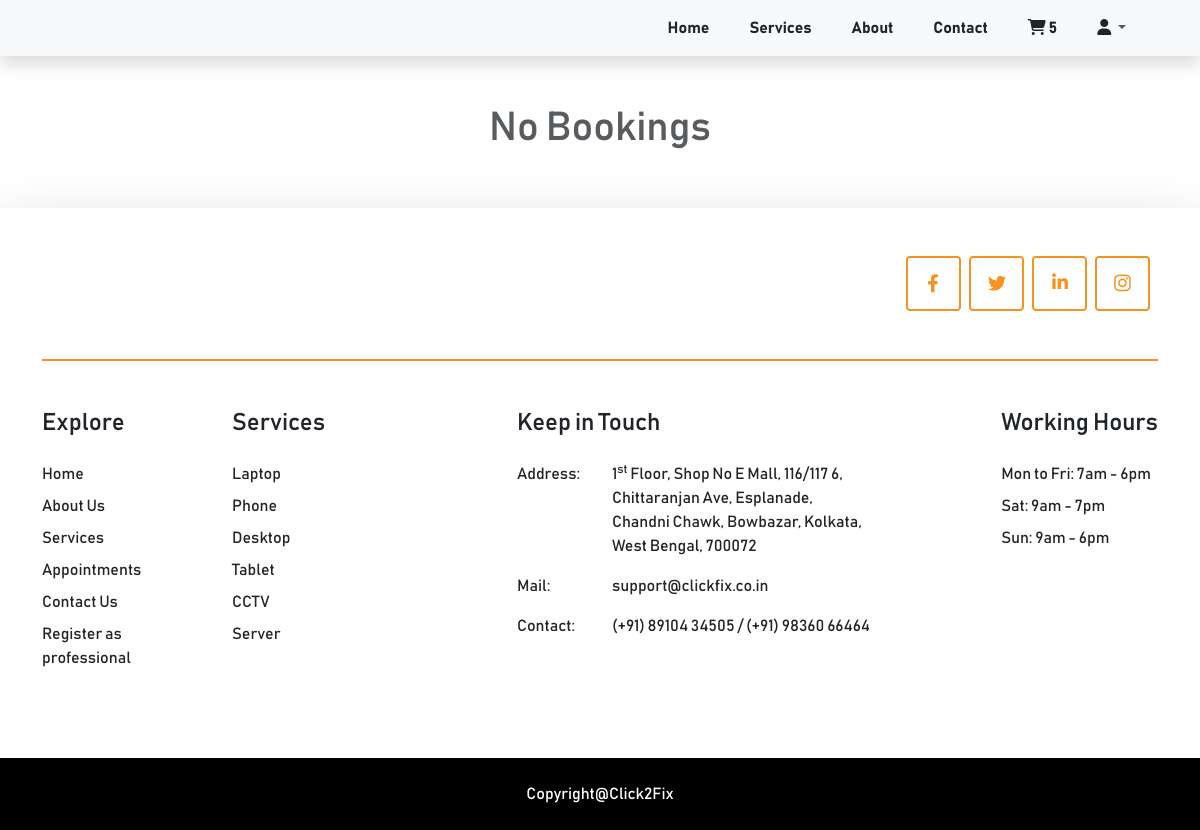
/bookings/ (signed in), run on an earlier commit of the app's database.
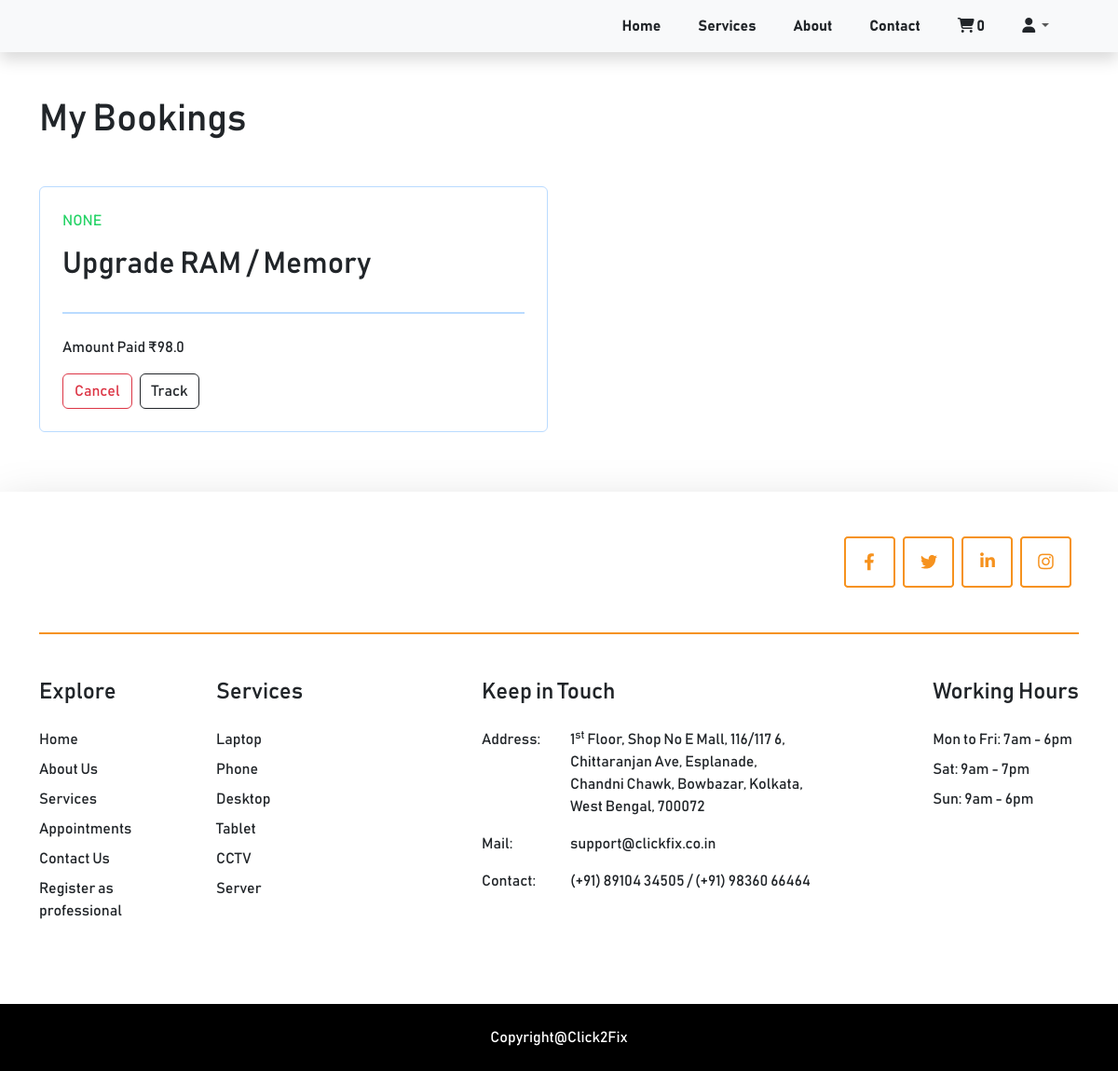
And on a later commit of the database.
### cart/models.py (models this page shows, shortened)
class Cart(models.Model):
    class Meta:
        verbose_name_plural = 'Cart'
    user = models.ForeignKey(Profile, on_delete=models.CASCADE, null=True, blank=True)
    session_id = models.CharField(max_length=100, null=True, blank=True)
    cart_cost = models.FloatField(default=0.0)
    created_at = models.DateTimeField(auto_now_add=True)
    updated_at = models.DateTimeField(auto_now=True)
    @property
    def num_of_items(self):
        cartitems = self.cartitems.all()
        quantity =  sum([item.quantity for item in cartitems])
        return quantity

class CartItem(models.Model):
    class Meta:
        verbose_name_plural = 'Cart Items'
    TIME_SLOTS = (
        ("10am-12pm", "10am-12pm"),
        ("12pm-2pm", "12pm-2pm"),
        ("2pm-4pm", "2pm-4pm"),
        ("4pm-7pm", "4pm-7pm"),
    )
    sub_service = models.ForeignKey(SubServices, on_delete=models.CASCADE)
    cart = models.ForeignKey(Cart, on_delete=models.CASCADE, related_name="cartitems")
    quantity = models.IntegerField(default=0)
    start_date = models.DateField(null=True)
    time_slot = models.CharField(max_length=20, choices=TIME_SLOTS, default=1)

### razorpayAPI/models.py (models this page shows, shortened)
class OrderItem(models.Model):
    class Meta:
        verbose_name_plural = 'Order Items'
    TIME_SLOTS = (
        ("10am-12pm", "10am-12pm"),
        ("12pm-2pm", "12pm-2pm"),
        ("2pm-4pm", "2pm-4pm"),
        ("4pm-7pm", "4pm-7pm"),
    )
    order = models.ForeignKey(Order, on_delete=models.CASCADE, related_name="orderitems")
    sub_service = models.ForeignKey(SubServices, on_delete=models.CASCADE)
    quantity = models.IntegerField(default=0)
    start_date = models.DateField(null=True)
    time_slot = models.CharField(max_length=20, choices=TIME_SLOTS, default=1)
    created_at = models.DateTimeField(auto_now_add=True)
    updated_at = models.DateTimeField(auto_now=True)

class Order(models.Model):
    class Meta:
        verbose_name_plural = 'Orders'
    PAYMENT_CHOICES = (
        ('Pending', 'Pending'),
        ('Paid', 'Paid'),
        ('Failed', 'Failed'))
    BOOKING_CHOICES = (
        ('Upcoming', 'Upcoming'),
        ('Rescheduled', 'Rescheduled'),
        ('Job Completed', 'Job Completed'),
        ('Booking Not Accepted', 'Booking Not Accepted'))
    TRACKING_CHOICES = (
        ('Booked Today', 'Booked Today'),
        ('Out For Service', 'Out For Service'),
        ('Service Begun', 'Service Begun'),
        ('Service Completed', 'Service Completed'))
    user = models.ForeignKey(Profile, on_delete=models.CASCADE, null=True, blank=True)
    cart_id = models.CharField(max_length=10)
    session_id = models.CharField(max_length=100, null=True, blank=True)
    billing_details = models.OneToOneField(BillingDetails, on_delete=models.CASCADE)
    total_cost = models.FloatField(default=0.0)
    payment_status = models.CharField(max_length=20, choices=PAYMENT_CHOICES, default='Pending')
    razorpay_order_id = models.CharField(max_length=100, default="")
    razorpay_payment_id = models.CharField(max_length=100, default="")
    booking_status = models.CharField(max_length=30, choices=BOOKING_CHOICES, null=True, blank=True)
    tracking_status = models.CharField(max_length=30, choices=TRACKING_CHOICES, null=True, blank=True)
    created_at = models.DateTimeField(auto_now_add=True)
    updated_at = models.DateTimeField(auto_now=True)

### clickfix/models.py (models this page shows)
class SubServices(models.Model):
    class Meta:
        verbose_name_plural = 'Sub Services'
    service = models.ForeignKey(Services, on_delete=models.CASCADE)
    sub_service_name = models.CharField(max_length=255)
    sub_service_card_image = models.ImageField(upload_to='service_cards', help_text='Small card image on left')
    sub_service_main_image = models.ImageField(upload_to='service_cards', help_text='Big card image on Right, which we scroll')
    sub_service_price = models.FloatField(default=0)
    price_details = RichTextField(blank=True, null=True)
    description = models.TextField()
    created_at = models.DateTimeField(auto_now_add=True)
    updated_at = models.DateTimeField(auto_now=True)
    def __str__(self):
        return self.sub_service_name

### clickfix/views.py (the view)
# urls.py: path('bookings/', views.bookings, name='bookings'),
def bookings(request):
    cart = get_cart(request)
    orders_by_logged_in_user = Order.objects.filter(user=request.user)
    orders_as_a_guest = Order.objects.filter(session_id=request.session['nonuser'])
    orders = []
    for order in orders_by_logged_in_user:
        orders.append(order)
    for order in orders_as_a_guest:
        orders.append(order)
    order_items = []
    for item in orders:
        order_items += item.orderitems.all()
    data = {
        'cart': cart,
        'order_items': order_items,
    }
    return render(request, 'bookings.html', data)

### clickfix/views.py (called while the page is built)
def get_cart(request):
    try:
        if request.user.is_authenticated:
            cart = Cart.objects.get(user=request.user)
        else:
            cart = Cart.objects.get(session_id=request.session['nonuser'])
    except:
        cart = {'num_of_items': 0}
    return cart

### templates/bookings.html (shortened to what this page needs)
{% extends 'base.html' %}
{% load static %}
{% block content %}
    {% include 'includes/navbar.html' %}
    <div class="container my-5">
        {% if order_items %}
        <h1 class="mb-5">My Bookings</h1>
        {% endif %}
        <div class="row">
            {% for item in order_items %}
            <div class="col-md-6 mb-3">
                <div class="d-flex flex-column rounded p-4" style="border: 1px solid #BADBFF;">
                    <div class="d-flex flex-column">
                        <p class="text-uppercase" style="color: #25d366;">{{item.order.booking_status}}</p>
                        <h2>{{ item.sub_service }}</h2>
                    </div>
                    <div class="my-4" style="border:1px solid #BADBFF;"></div>
                    <div class="row">
                        <div class="col-md-6 col-12 mb-3">
                            <span>Amount Paid ₹{{item.order.total_cost}}</span>
                        </div>
                        <div class="col-12">
                            <div class="d-flex">
                                <button class="me-2 btn btn-outline-danger">Cancel</button>
                                <a href="{% url 'clickfix:live_tracking' %}" class="btn btn-outline-dark">Track</a>
                            </div>
                        </div>
                    </div>
                </div>
            </div>
            {% empty %}
            <h1 class="text-muted text-center">No Bookings</h1>
            {% endfor %}
        </div>
    </div>
    {% include 'includes/footer.html' %}
{% endblock %}

### templates/includes/navbar.html (shortened to what this page needs)
{% load static %}
    <nav class="navbar navbar-expand-lg navbar-light bg-light shadow">
        <div class="container">
          <div class="collapse navbar-collapse" id="navbarSupportedContent">
            <ul class="navbar-nav ms-auto">
                <li class="nav-item"><a class="nav-link text-dark fw-bold me-4" aria-current="page" href="{% url 'clickfix:home' %}">Home</a></li>
                <li class="nav-item"><a class="nav-link text-dark fw-bold me-4" href="{% url 'clickfix:home' %}#services">Services</a></li>
                <li class="nav-item"><a class="nav-link text-dark fw-bold me-4" href="{% url 'clickfix:home' %}#about">About</a></li>
                <li class="nav-item"><a class="nav-link text-dark fw-bold me-4" href="{% url 'clickfix:home' %}#contact_form">Contact</a></li>
                <li class="nav-item"><a class="nav-link text-dark fw-bold me-4" href="{% url 'cart:cart' %}"><i class="fa-solid fa-cart-shopping"></i> <span id="num_of_items">{{cart.num_of_items}}</span></a></li>
                <li class="nav-item dropdown me-4 pull-right">
                  <a class="nav-link dropdown-toggle" href="#" id="navbarDropdown" role="button" data-bs-toggle="dropdown" aria-expanded="false">
                    <i class="fa-solid fa-user text-dark"></i>
                  </a>
                </li>
            </ul>
          </div>
        </div>
      </nav>

What changed in the data, as far as the page shows it:
removed Cart: num_of_items "5"
added OrderItem: order.booking_status "NONE", sub_service "Upgrade RAM / Memory", order.total_cost "98.0"
Also different on the page:
{{ cart.num_of_items }}: (not shown) → "0"
text no longer shown: "No Bookings"
text now shown: "My Bookings"
